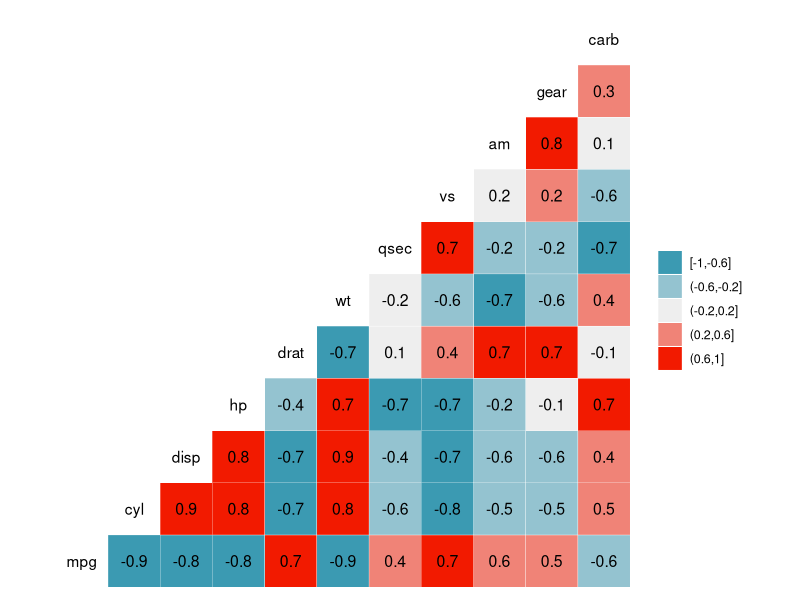
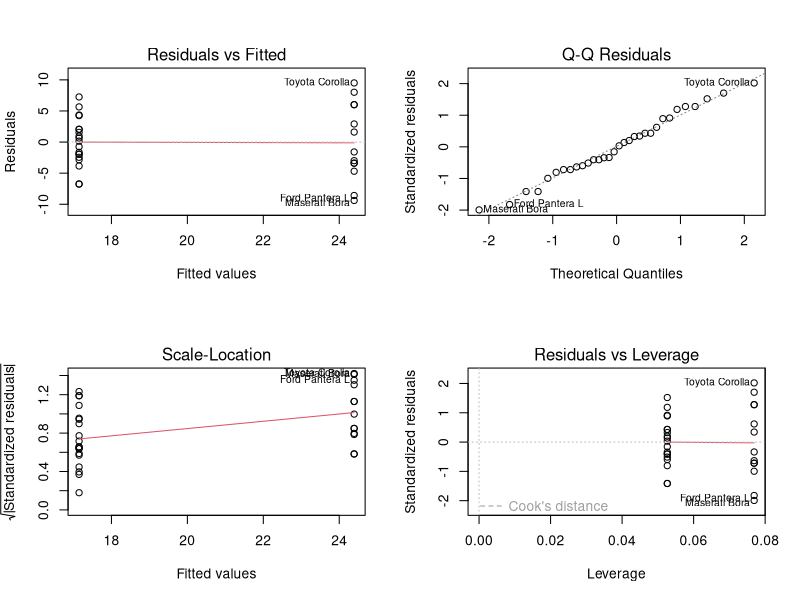
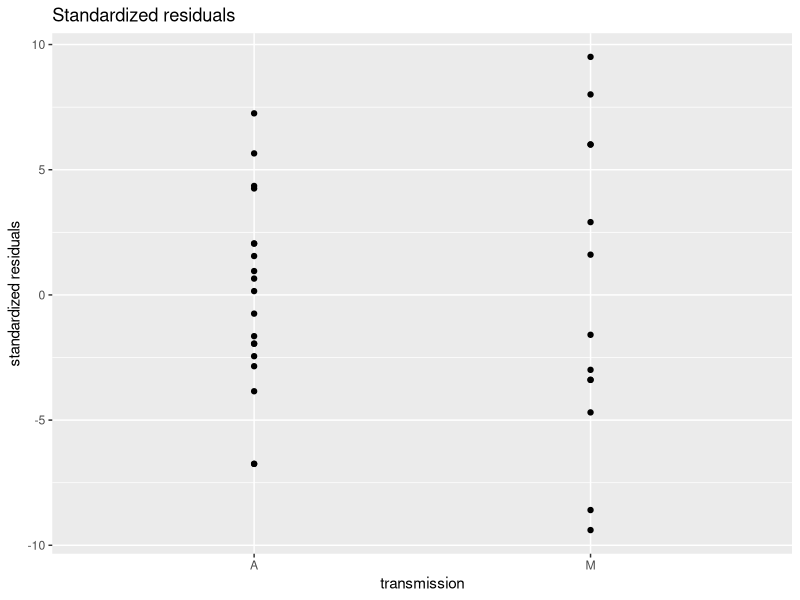
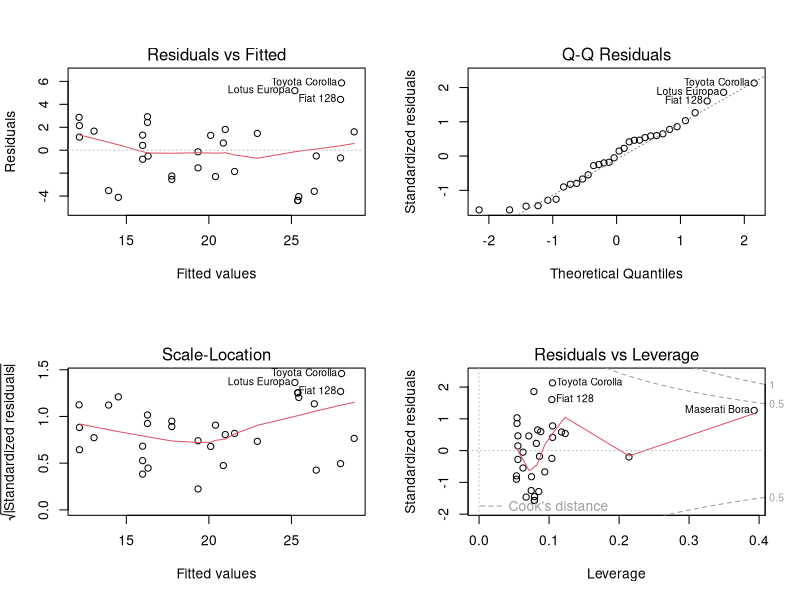
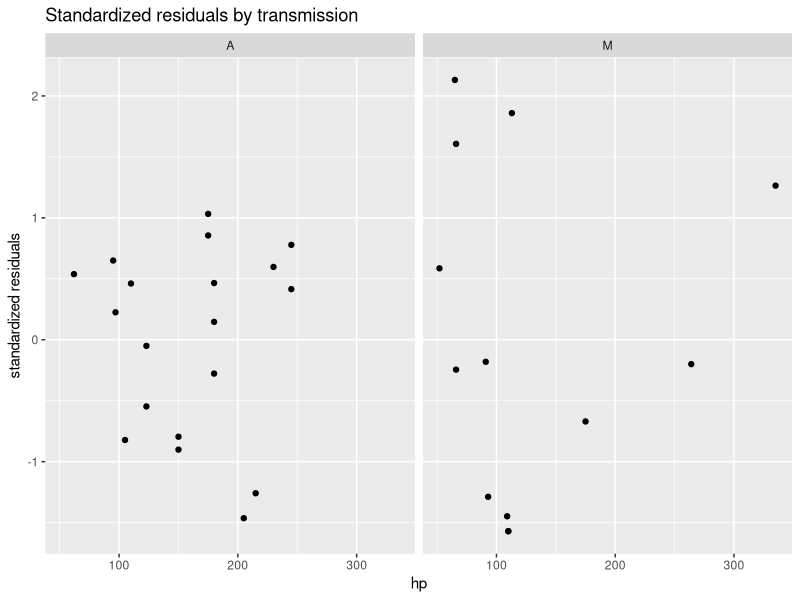
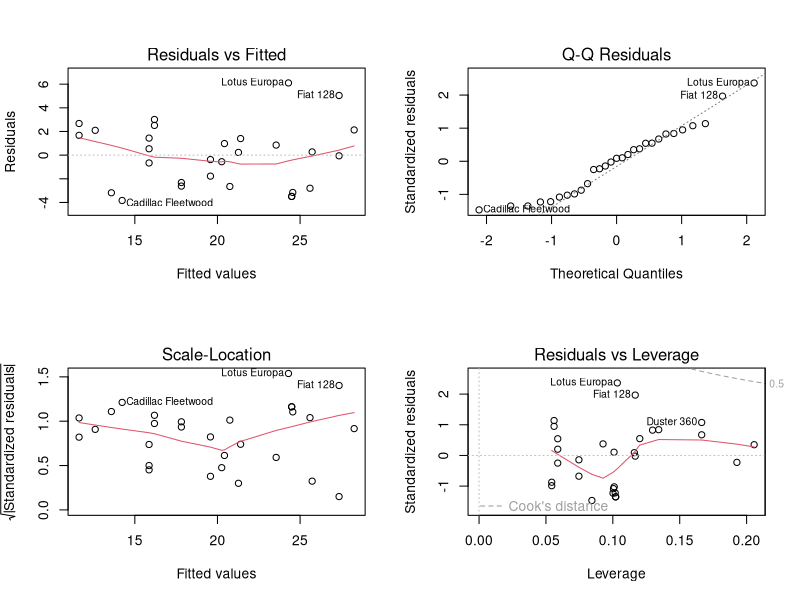
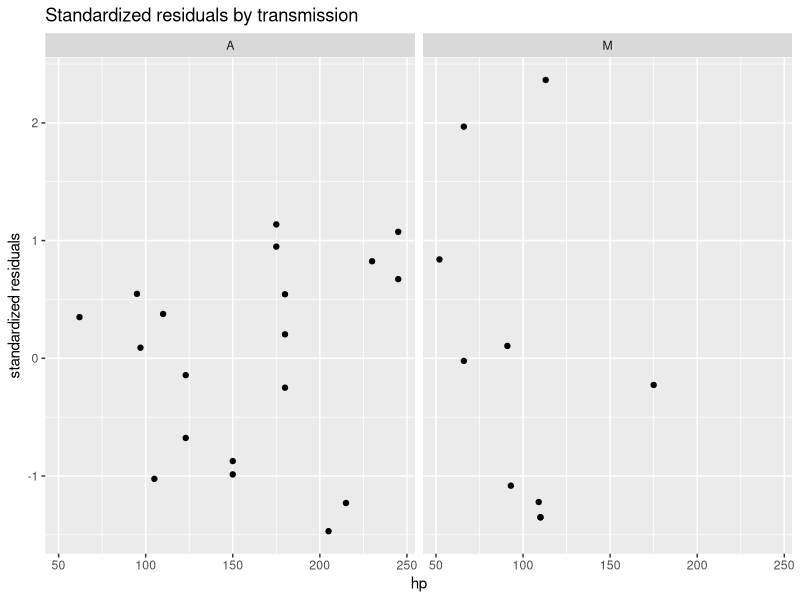
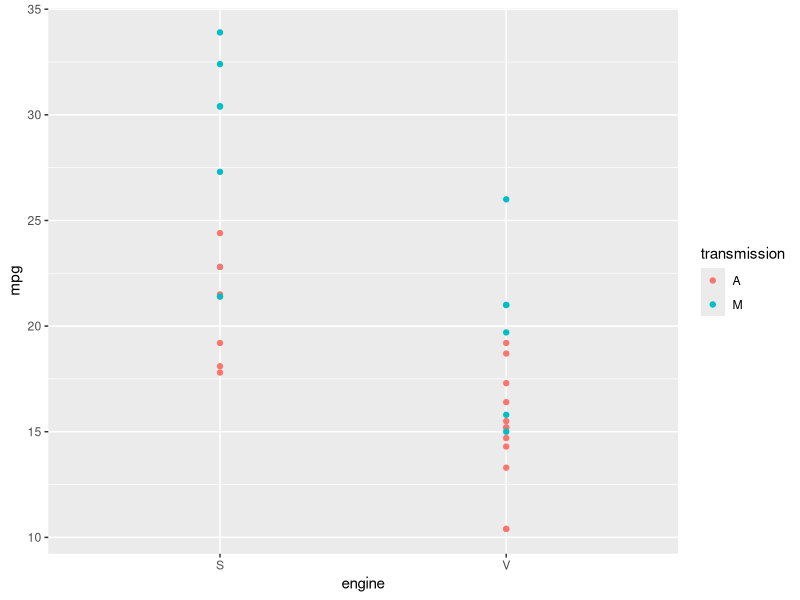

Write the R code that produced these figures, in order.
## ---- chunk 1
knitr::opts_chunk$set(echo = FALSE, warning = FALSE, comment="", message=FALSE)
knitr::opts_chunk$set(include=TRUE)
library(dplyr)
library(ggplot2)
library(tidyr)
library(GGally)
par(mfrow=c(2,2))
## ---- chunk 2
str(mtcars)
sapply(mtcars, anyNA)
id <- 1:nrow(mtcars)
## ---- chunk 3
ggcorr(mtcars, nbreaks=5, label=TRUE)
## ---- chunk 4
carData <- mtcars %>% 
    mutate(engine = as.factor(if_else(vs == 0,'V','S'))) %>%
    mutate(transmission = as.factor(if_else(am == 0,'A','M'))) %>%
    select(-c(vs, am))
## ---- chunk 5
m0 <- lm(mpg ~ transmission , carData)
m0.coeff <- summary(m0)$coef
m0.coeff
## ---- chunk 6
par(mfrow=c(2,2))
plot(m0)
## ---- chunk 7
ggplot(carData, aes(x=transmission, y=resid(m0))) + 
    geom_point() + 
    ylab("standardized residuals") +
    ggtitle("Standardized residuals")
## ---- chunk 8
m0.outl <- data.frame(id, standard.residual = rstandard(m0), effect = dfbetas(m0), change.fitted = dffits(m0))
m0.outl.v <- m0.outl$id[abs(m0.outl$standard.residual) > qnorm(0.972)]
m0.outl[m0.outl.v,]
## ---- chunk 9
m1 <- lm(mpg ~ transmission + hp , carData)
m1.coeff <- summary(m1)$coef
m1.coeff
## ---- chunk 10
par(mfrow=c(2,2))
plot(m1)
## ---- chunk 11
ggplot(carData, aes(x=hp, y=rstandard(m1))) + 
    geom_point() + 
    ylab("standardized residuals") + 
    facet_grid(. ~ transmission) +
    ggtitle("Standardized residuals by transmission")
## ---- chunk 12
m1.outl <- data.frame(id, standard.residual = rstandard(m1), effect = dfbetas(m1), change.fitted = dffits(m1), leverage = hatvalues(m1))
m1.mean.lev = mean(m1.outl$leverage)
m1.sd.lev = sd(m1.outl$leverage)
m1.outl.v <- m1.outl$id[abs(m1.outl$standard.residual) > qnorm(0.972) | (m1.outl$leverage - m1.mean.lev) / m1.sd.lev > qnorm(0.972)]
m1.outl[m1.outl.v,]
## ---- chunk 13
carData.m1 <- filter(carData, !(row_number() %in% m1.outl.v))
m1.v1 <- lm(mpg ~ transmission + hp , carData.m1)
m1.v1.coeff <- summary(m1.v1)$coef
m1.v1.coeff

## ---- chunk 14
par(mfrow=c(2,2))
plot(m1.v1)
## ---- chunk 15
ggplot(carData.m1, aes(x=hp, y=rstandard(m1.v1))) + 
    geom_point() + 
    ylab("standardized residuals") + 
    facet_grid(. ~ transmission) +
    ggtitle("Standardized residuals by transmission")
## ---- chunk 16
shapiro.test(rstandard(m1.v1))
## ---- chunk 17
s <- summary(m1.v1)
hp.max <- round((s$coeff[1,1] + s$coeff[2,1]) / (-1 * s$coeff[3,1]),1)
s
## ---- chunk 18
carData.factor <- select(carData, c(mpg, transmission, engine))
carData.int <- select(carData, c(mpg, transmission, cyl, gear, carb, wt)) %>%
    gather(key="data.name", value="data.value", -c(mpg, transmission))
carData.count <- select(carData, c(mpg, transmission, disp, hp, drat, qsec)) %>%
    gather(key="data.name", value="data.value", -c(mpg, transmission))
    
## ---- chunk 19
ggplot(carData.factor, aes(y=mpg)) +
    geom_point(aes(x=engine, color=transmission))
## ---- chunk 20
ggplot(carData.int, aes(y=mpg)) +
    geom_point(aes(x=data.value, color=transmission)) +
    facet_grid(data.name ~ .)
ggplot(carData.count, aes(y=mpg)) +
    geom_point(aes(x=data.value, color=transmission)) +
    facet_grid(data.name ~ .)

